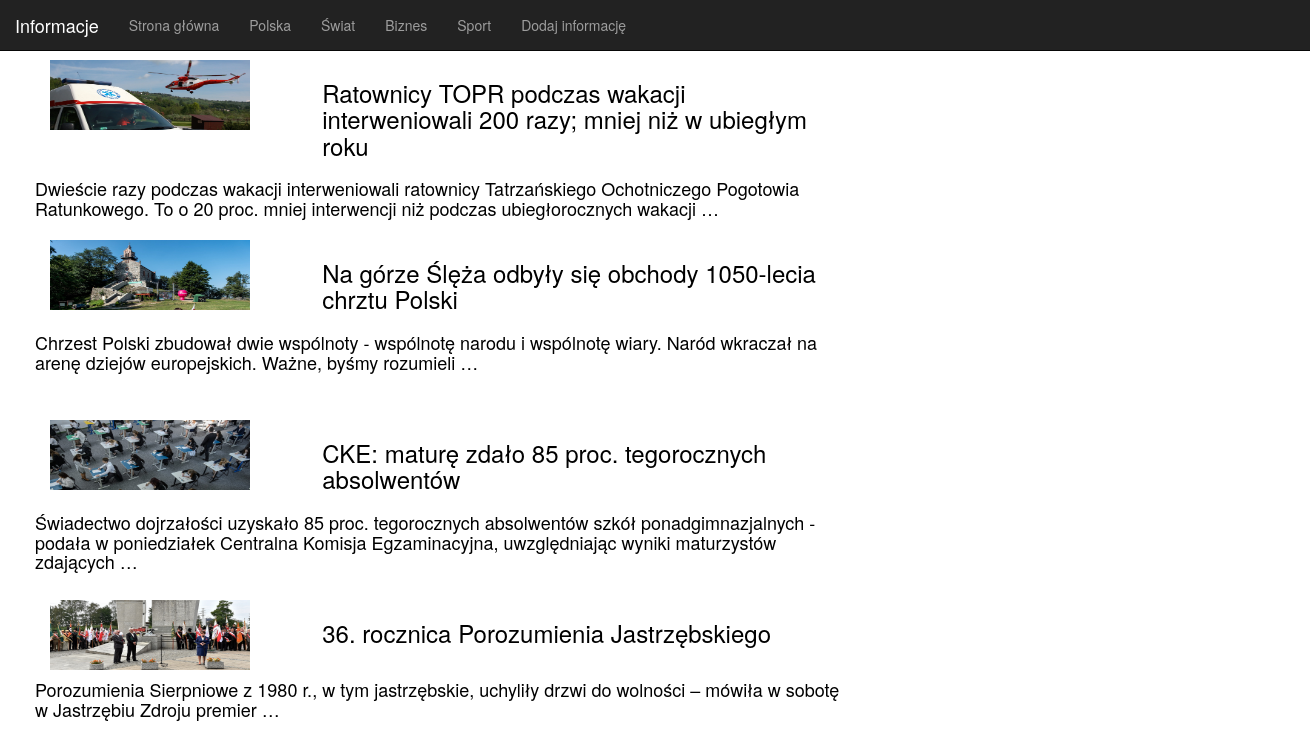
Page /category/2 on the committed database.
### news/models.py (models this page shows, shortened)
class Article(models.Model):
    category = models.ForeignKey(Category)
    title = models.CharField(max_length=256, unique=True)
    text = models.TextField(max_length=5012)
    source = models.CharField(max_length=64)
    photo = models.ImageField(upload_to='images/')
    created_date = models.DateTimeField(
            default=timezone.now)

### news/views.py (the view)
# urls.py: url(r'^category/(?P<category_id>.*)$', views.category, name='category'),
def category(request, category_id):
    articles = Article.objects.filter(category__id__exact=category_id).order_by('-created_date')
    return render(request, 'news/category.html', {'articles': articles})

### news/templates/news/category.html (shortened to what this page needs)
{% extends "news/base.html" %}
{% block content%}
	{% for article in articles %}
		<div class="category-article-list">
			<div class="col-md-8">
				<div class="col-md-4">
					<a href="{% url 'article_detail' pk=article.pk %}"><img src={{ article.photo.url }}/></a>
				</div>
				<div class="col-md-8">
					<h3><a href="{% url 'article_detail' pk=article.pk %}">{{article.title}}</a></h3>
				</div>
			</div>
			<div class="col-md-8">
				<div class="article-list-text">
					<h4><a href="{% url 'article_detail' pk=article.pk %}">{{ article.text|linebreaks|truncatewords:20 }}</a></h4>
				</div>
			</div>
		</div>
	{% endfor %}
{% endblock %}

### static/css/website.css (style rules this page uses)
body { background-color: white; }
.category-article-list { height: 180px; }
.category-article-list img { width: 200px; height: 70px; }
.category-article-list a { color: black; text-decoration: none; }

### rows in the picture
Article: photo (picture), title "Ratownicy TOPR podczas wakacji interweniowali 200 razy; mniej niż w ubiegłym roku", text "Dwieście razy podczas wakacji interweniowali ratownicy Tatrzańskiego Ochotniczego Pogotowia Ratunkowego. To o 20 proc. mniej interwencji niż podczas ubiegłorocznych wakacji …"
Article: photo (picture), title "Na górze Ślęża odbyły się obchody 1050-lecia chrztu Polski", text "Chrzest Polski zbudował dwie wspólnoty - wspólnotę narodu i wspólnotę wiary. Naród wkraczał na arenę dziejów europejskich. Ważne, byśmy rozumieli …"
Article: photo (picture), title "CKE: maturę zdało 85 proc. tegorocznych absolwentów", text "Świadectwo dojrzałości uzyskało 85 proc. tegorocznych absolwentów szkół ponadgimnazjalnych - podała w poniedziałek Centralna Komisja Egzaminacyjna, uwzględniając wyniki maturzystów zdających …"
Article: photo (picture), title "36. rocznica Porozumienia Jastrzębskiego", text "Porozumienia Sierpniowe z 1980 r., w tym jastrzębskie, uchyliły drzwi do wolności – mówiła w sobotę w Jastrzębiu Zdroju premier …"
